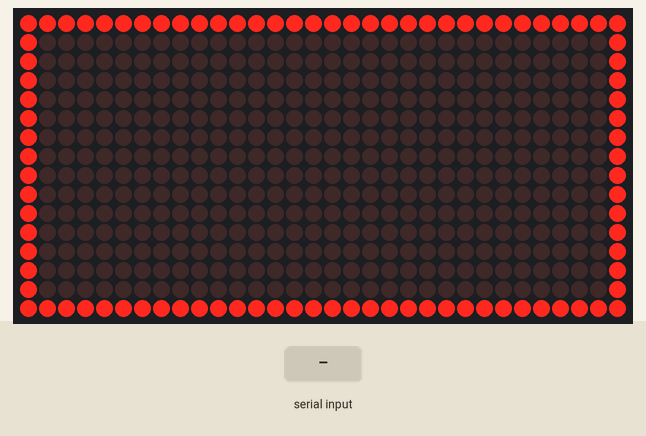
The sketch below on a simulated Arduino Uno, built with avr-gcc and run on an emulated ATmega328P. On the bench: 32×16 LED matrix. The inputs (shaded band) are chosen by the test bench.

Above: at 2.0 s.
2.1 s: "1" received over Serial
At 2.1 s:
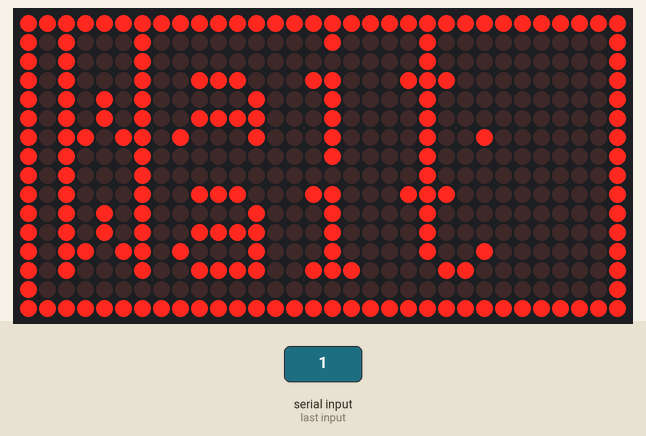
At 10.1 s:
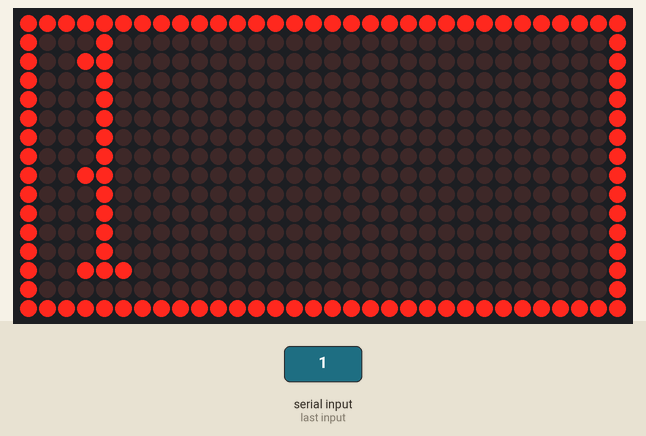
Timing chart, 0 to 11.6 s (numbered marks = the images above; inputs shaded):
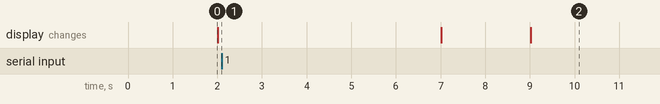

The sketch:

bordertry.ino
```cpp
#include <SPI.h>
#include <DMD.h>
#include <TimerOne.h>
#include "SystemFont5x7.h"
#include "Arial_black_16.h"

#define DISPLAYS_ACROSS 1
#define DISPLAYS_DOWN 1
DMD dmd(DISPLAYS_ACROSS, DISPLAYS_DOWN);

#define max_char 100
char message[max_char];
char r_char;
byte index = 0;
int i;
int k;
char greeting[] = "Wait";
char p;


void ScanDMD()
{
  dmd.scanDisplayBySPI();
}


void setup(void)
{

   Timer1.initialize( 5000 );
   Timer1.attachInterrupt( ScanDMD );
   dmd.clearScreen( true );
   Serial.begin(9600);
   strcpy(message,greeting);
}

void loop(void)
{
  dmd.clearScreen( true );
  dmd.selectFont(SystemFont5x7);
  dmd.drawBox(  0,  0, (32*DISPLAYS_ACROSS)-1, (16*DISPLAYS_DOWN)-1, GRAPHICS_NORMAL );
  delay(1000);
   if(Serial.available())
   {
        for(i=0; i<99; i++){
            message[i] = '\0';
        }
        index=0;
    }

    while(Serial.available() > 0){
       if(index < (max_char-1))
       {
           r_char = Serial.read();
           message[index] = r_char;
           index++;

       }
   }
   delay(1000);
   dmd.selectFont(System5x7);
   dmd.drawString(  2,  1, message, 5, GRAPHICS_NORMAL );
   dmd.drawString(  2,  7, message, 5, GRAPHICS_NORMAL );
   delay(5000);

   }
```

Measured:
- after the input at 2.1 s, the display: first differs from a run without the input after 6.9 s (image 2)
